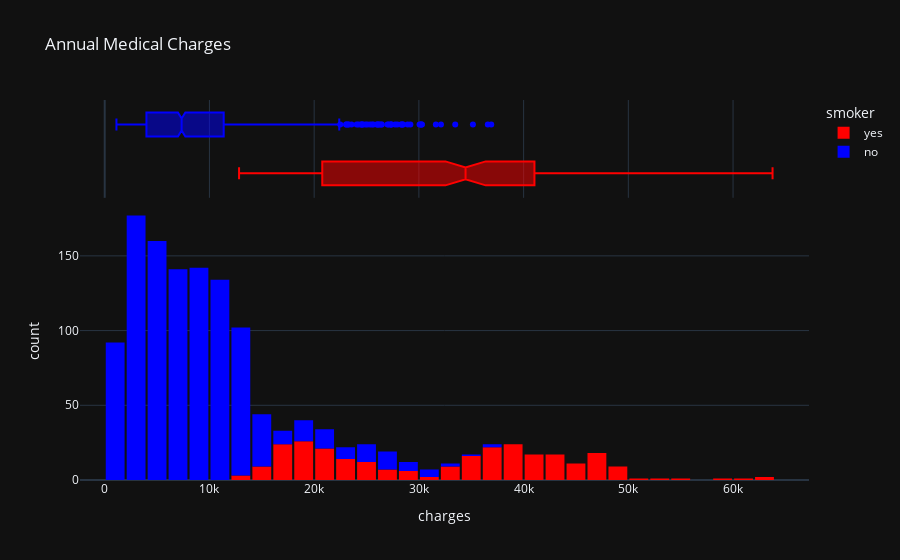

Here is the notebook cell this chart was saved with:
### Markdown cell above
### Charges

### Code cell
fig = px.histogram(medical_df,
                   x='charges',
                   marginal='box',
                   color='smoker',
                   color_discrete_sequence=['red', 'blue'],
                   title='Annual Medical Charges')
fig.update_layout(bargap = 0.1)
fig.show()

### Figure 1 — Plotly figure (JSON) as saved in the notebook; plotly's stock layout.template omitted (floating-point values rounded to 4 significant figures; data arrays with more than 128 entries replaced by an {"elided": "..."} marker saying what was removed)
{"data": [{"alignmentgroup": "True", "bingroup": "x", "hovertemplate": "smoker=yes<br>charges=%{x}<br>count=%{y}<extra></extra>", "legendgroup": "yes", "marker": {"color": "red", "pattern": {"shape": ""}}, "name": "yes", "offsetgroup": "yes", "orientation": "v", "showlegend": true, "x": {"elided": "274 float values"}, "xaxis": "x", "yaxis": "y", "type": "histogram"}, {"alignmentgroup": "True", "hovertemplate": "smoker=yes<br>charges=%{x}<extra></extra>", "legendgroup": "yes", "marker": {"color": "red"}, "name": "yes", "notched": true, "offsetgroup": "yes", "showlegend": false, "x": {"elided": "274 float values"}, "xaxis": "x2", "yaxis": "y2", "type": "box"}, {"alignmentgroup": "True", "bingroup": "x", "hovertemplate": "smoker=no<br>charges=%{x}<br>count=%{y}<extra></extra>", "legendgroup": "no", "marker": {"color": "blue", "pattern": {"shape": ""}}, "name": "no", "offsetgroup": "no", "orientation": "v", "showlegend": true, "x": {"elided": "1064 float values"}, "xaxis": "x", "yaxis": "y", "type": "histogram"}, {"alignmentgroup": "True", "hovertemplate": "smoker=no<br>charges=%{x}<extra></extra>", "legendgroup": "no", "marker": {"color": "blue"}, "name": "no", "notched": true, "offsetgroup": "no", "showlegend": false, "x": {"elided": "1064 float values"}, "xaxis": "x2", "yaxis": "y2", "type": "box"}], "layout": {"xaxis": {"anchor": "y", "domain": [0.0, 1.0], "title": {"text": "charges"}}, "yaxis": {"anchor": "x", "domain": [0.0, 0.7326], "title": {"text": "count"}}, "xaxis2": {"anchor": "y2", "domain": [0.0, 1.0], "matches": "x", "showticklabels": false, "showgrid": true}, "yaxis2": {"anchor": "x2", "domain": [0.7426, 1.0], "matches": "y2", "showticklabels": false, "showline": false, "ticks": "", "showgrid": false}, "legend": {"title": {"text": "smoker"}, "tracegroupgap": 0}, "title": {"text": "Annual Medical Charges"}, "barmode": "relative", "bargap": 0.1}}
